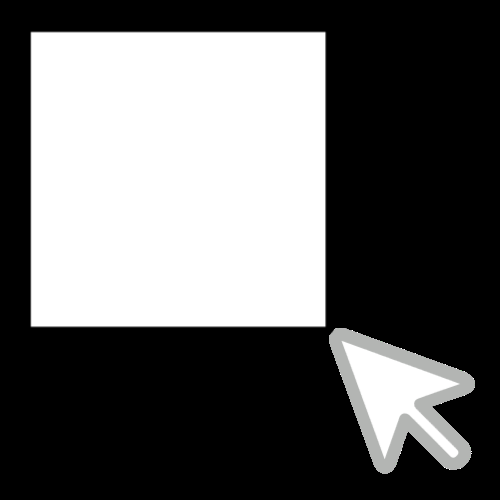
#> input picture nicos_ess/gui/box.png, 500 x 500 px
$ python -i gammafilter.py   (imports and definitions only)
#> lines starting #> are read from the running program, lines starting #| are printed output that depends on the picture; after the words box and inside, x2 and y2 are one past the last pixel; in counts of white or black regions, pixels touching at a corner belong together
# *****************************************************************************
# NICOS, the Networked Instrument Control System of the MLZ
# Copyright (c) 2009-2024 by the NICOS contributors (see AUTHORS)
#
# This program is free software; you can redistribute it and/or modify it under
# the terms of the GNU General Public License as published by the Free Software
# Foundation; either version 2 of the License, or (at your option) any later
# version.
#
# This program is distributed in the hope that it will be useful, but WITHOUT
# ANY WARRANTY; without even the implied warranty of MERCHANTABILITY or FITNESS
# FOR A PARTICULAR PURPOSE.  See the GNU General Public License for more
# details.
#
# You should have received a copy of the GNU General Public License along with
# this program; if not, write to the Free Software Foundation, Inc.,
# 59 Temple Place, Suite 330, Boston, MA  02111-1307  USA
#
# Module authors:
#   Tobias Neuwirth <tobias.neuwirth@frm2.tum.de>
#
# *****************************************************************************

from math import exp, pi

import cv2
import numpy as np
from scipy import ndimage, signal


def LaplacianOfGaussian(n, sigma):
    """Laplacian of Gaussian.

    :param N: kernel size.
    :type N: :class:'int'
    :param sigma: width
    :type sigma: :class:'float'
    """
#> called with n = 9, sigma = 0.8
    if np.mod(n, 2) == 0:
        n = n + 1
    n2 = n // 2
    g = np.zeros([n, n])
    log = np.zeros([n, n])
    sigma = float(sigma)
    for i in np.arange(-n2, n2 + 1):
        for j in np.arange(-n2, n2 + 1):
            g[i + n2, j + n2] = exp(-(i * i + j * j) / (2.0 * sigma * sigma))
    sumg = np.sum(g)
    for i in np.arange(-n2, n2 + 1):
        for j in np.arange(-n2, n2 + 1):
            log[i + n2, j + n2] = (
                (i * i + j * j - 2 * sigma * sigma)
                * g[i + n2, j + n2]
                / (2.0 * pi * pow(sigma, 6) * sumg)
            )
    return log


def scharr_filter(img):
    """
    Analysis function for sharpness of an given numpy array.

    First generates a scharr-filter for the x and y direction. Afterwards
    it performs a convolution of the scharr with the array and calculates
    the mean value of the absolute.
    Input: region (numpy array)
    Output: sharpness (scalar)
    """
    if img.min() == img.max():
        return 0
    scharr = np.array(
        [
            [-3 - 3j, 0 - 10j, 3 - 3j],
            [-10 + 0j, 0 + 0j, 10 + 0j],
            [-3 + 3j, 0 + 10j, 3 + 3j],
        ]
    )
    grad = signal.convolve2d(img, scharr, boundary="symm", mode="same")
    sharpness = np.mean(np.absolute(grad))
    return sharpness


def gam_rem_adp_log(img, thr3=25, thr5=100, thr7=400, sig_log=0.8):
    f_log = -LaplacianOfGaussian(9, sig_log)  # create kernel of LOG filter

    img_log = cv2.filter2D(img, -1, cv2.flip(f_log, -1), borderType=cv2.BORDER_CONSTANT)
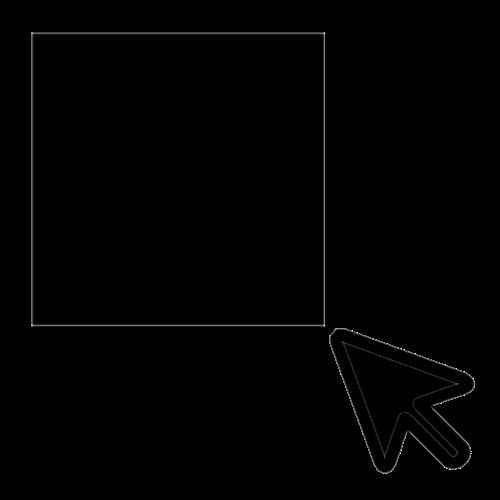
#> img_log: shape (500, 500); min 0, max 33, mean 0.2; drawn with min black and max white
    # median the LOG edge enhanced image, 3 by 3 is good enough
    img_logm3 = cv2.medianBlur(img_log, 3)
    # substitute only those pixels whose values are greater than adaptive
    # threshold, which is set to median(log(img))+thr, where thr is a
    # predetermined constant chose to be best fitted for specific noise
    # characteristics by user.
    # Adaptive filter size:
    # "Opening" operator:
    imgthr3 = np.greater(img_log, img_logm3 + thr3)
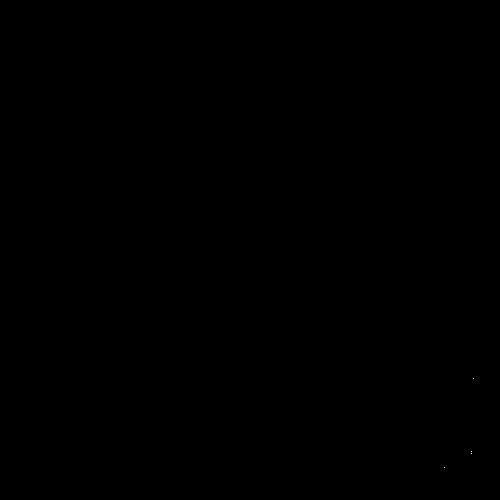
#> imgthr3: shape (500, 500) bool; 0% white in thin lines or dots, all inside (x1, y1, x2, y2) = (444, 378, 474, 468)
    imgthr5 = np.greater(img_log, img_logm3 + thr5)
#> imgthr5: shape (500, 500) bool; every value is 0
    imgthr7 = np.greater(img_log, img_logm3 + thr7)

    # we found that some of the edge pixels are not removed. so we dilate the
    # map7
    s = np.ones([3, 3])
    imgthr7 = ndimage.binary_dilation(imgthr7, s)

    # clean the border of map5 and map7, otherwise there might be out of range
    # error when doing the replacement
    imgthr7[:3, :] = False
    imgthr7[:, :3] = False
    imgthr7[:, -3:] = False
    imgthr7[-3:, :] = False

    imgthr5[:2, :] = False
    imgthr5[:, :2] = False
    imgthr5[:, -2:] = False
    imgthr5[-2:, :] = False

    img_adp = np.copy(img)
    # 3 by 3 median filtering, as substitution image
    imgm3 = cv2.medianBlur(img, 3)

    imgm5 = cv2.medianBlur(img, 5)
    # opencv medianBlur only support 8-bit images for kernels > 5
    # https://docs.opencv.org/4.5.2/d4/d86/group__imgproc__filter.html#ga564869aa33e58769b4469101aac458f9
    imgm7 = (256 * cv2.medianBlur((img / 256).astype(np.uint8), 7)).astype(np.int16)
#> imgm7: shape (500, 500) int16; every value is 0

    thr3list = np.nonzero(imgthr3)
#> thr3list = ([378, 451, 453, 467], [473, 471, 471, 444])
    img_adp[thr3list] = imgm3[thr3list]
#> img_adp: shape (500, 500); min 0, max 255, mean 99.1

    thr5list = np.nonzero(imgthr5)
#> thr5list = (empty array, empty array)
    img_adp[thr5list] = imgm5[thr5list]

    thr7list = np.nonzero(imgthr7)
#> thr7list = (empty array, empty array)
    img_adp[thr7list] = imgm7[thr7list]

    return img_adp

>>> import cv2
>>> picture = cv2.imread('../../nicos_ess/gui/box.png', cv2.IMREAD_GRAYSCALE)
>>> result = gam_rem_adp_log(picture)

$ run again, on nicos_ess/gui/line.png
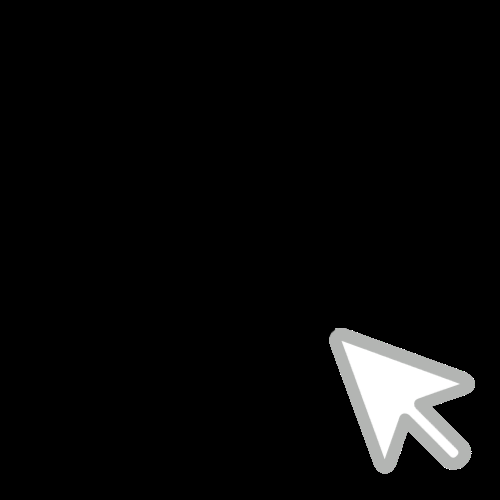
#> input picture nicos_ess/gui/line.png, 500 x 500 px
#> in gam_rem_adp_log, `img_log = cv2.filter2D(img, -1, cv2.flip(f_log, -1), borderType=cv2.BO..`:
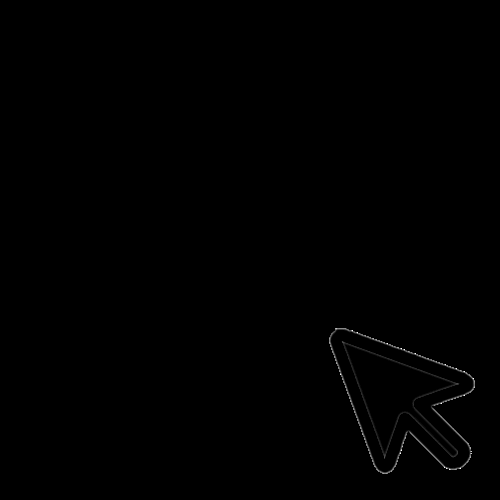
#> img_log: shape (500, 500); min 0, max 33, mean 0.1; drawn with min black and max white
#> imgthr3: shape (500, 500) bool; 0% white in thin lines or dots, all inside (x1, y1, x2, y2) = (444, 378, 474, 468)
#> imgthr5: shape (500, 500) bool; every value is 0
#> imgm7: shape (500, 500) int16; every value is 0
#> thr3list = ([378, 451, 453, 467], [473, 471, 471, 444])
#> img_adp: shape (500, 500); min 0, max 255, mean 10.5
#> thr5list = (empty array, empty array)
